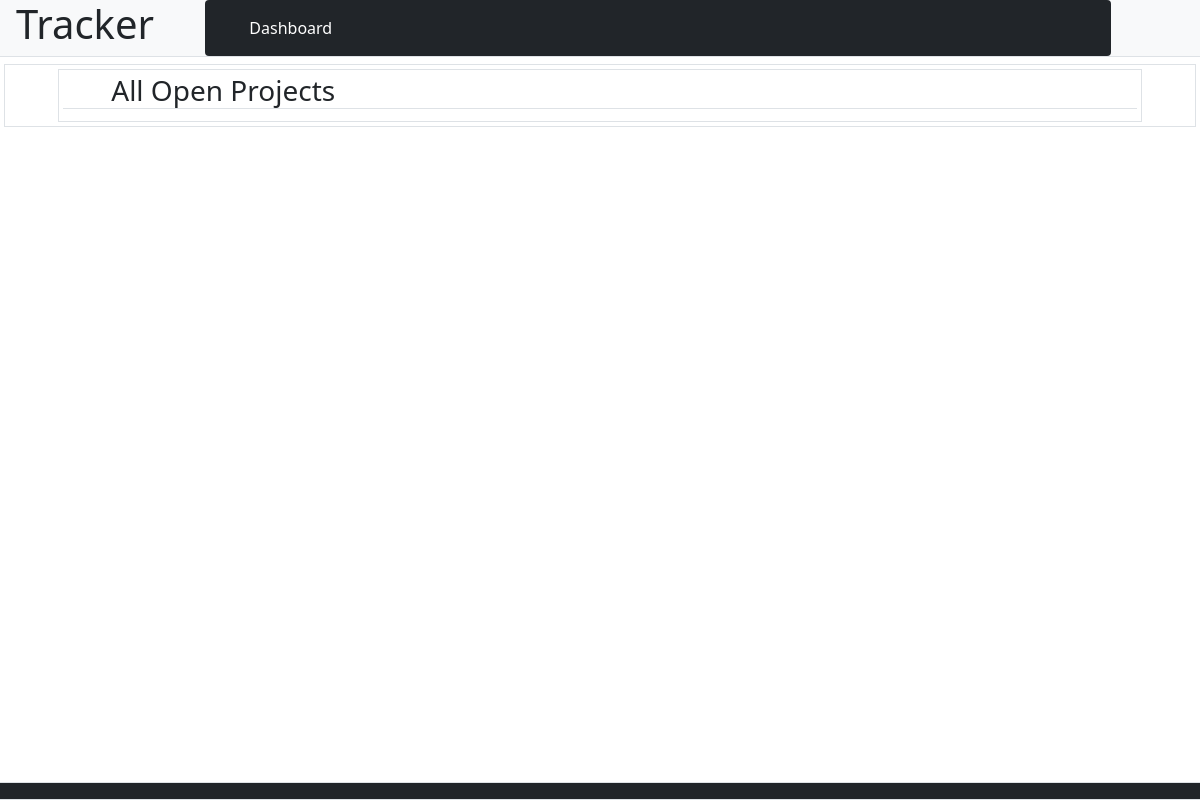
/dashboard/open_tasks (signed in), run on an earlier commit of the app's database.
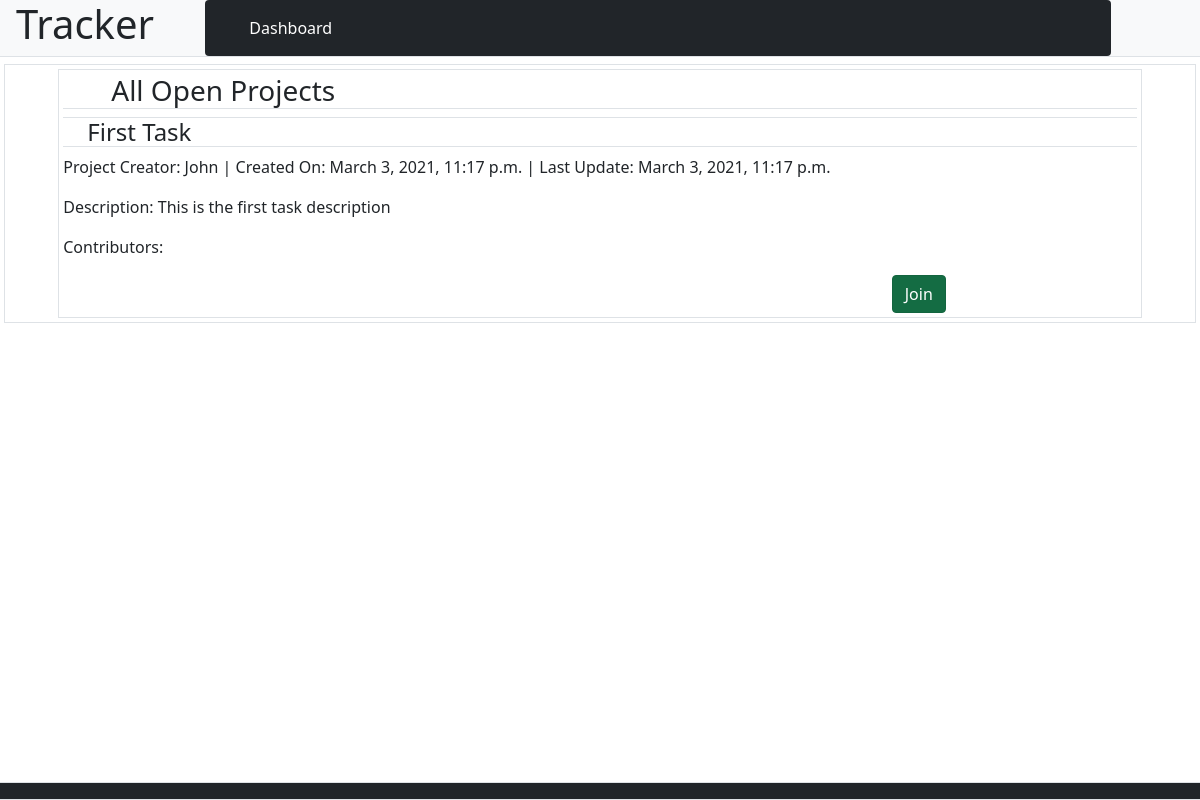
And on a later commit of the database.
### ticket_tracker_app/models.py (models this page shows)
class Task(models.Model):
    name = models.CharField(max_length=510)
    start_date = models.DateTimeField()
    end_date = models.DateTimeField()
    description = models.TextField()
    created_by = models.ForeignKey(User, related_name="created_tasks", on_delete=CASCADE)
    contributors = models.ManyToManyField(User, related_name="con_tasks") # THROUGH CON_APPROVED (Approved =>True Approval_Needed => False)
    created_at = models.DateTimeField(auto_now_add=True)
    updated_at = models.DateTimeField(auto_now=True)

### login_app/models.py (models this page shows)
class User(models.Model):
    first_name = models.CharField(max_length=254)
    last_name = models.CharField(max_length=254)
    birthday = models.DateField()
    email_address = models.CharField(max_length=320)
    password = models.CharField(max_length=60)
    created_at = models.DateTimeField(auto_now_add=True)
    updated_at = models.DateTimeField(auto_now=True)
    objects = UserManager()

### ticket_tracker_app/views.py (the view)
# urls.py: path('open_tasks', views.open_tasks),
def open_tasks(request):
    user = User.objects.get(id = request.session['user_id'])
    not_my_projects = Task.objects.exclude(created_by = user)
    not_my_contributions = Task.objects.exclude(contributors = user)
    context = {
        "user": user,
        "not_my_projects": not_my_projects,
        "not_my_contribs": not_my_contributions
    }
    return render(request, "open_projects.html", context)

### ticket_tracker_app/templates/open_projects.html (shortened to what this page needs)
<!DOCTYPE html>
<html lang="en">
<head>
    <link href="https://cdn.jsdelivr.net/npm/bootstrap@5.0.0-beta2/dist/css/bootstrap.min.css" rel="stylesheet">
</head>
<body>
    <header class="row align-items-start bg-light border-bottom mb-2 mt-0 ps-3 fixed-top">
        <h1 class="col-2">Tracker</h1>
        <nav class="col-9 navbar navbar-expand-lg navbar-dark bg-dark rounded">
            <div class="container-fluid">
                <div class="collapse navbar-collapse" id="navbarNavDropdown">
                    <ul class="navbar-nav">
                        <li class="nav-item">
                            <a class="nav-link active" aria-current="page" href="/dashboard">Dashboard</a>
                        </li>
                    </ul>
                </div>
            </div>
            </nav>
    </header>
    <main class="container-fluid p-1" style="margin-top: 60px;">
        <div class="row-10 border d-flex justify-content-center p-1">
            <div class="col-11 border p-1">
                <h3 class="border-bottom ps-5">All Open Projects</h3>
                {% for project in not_my_projects %}
                {% if project in not_my_contribs %}
                <div class="row-11 border-top mt-2">
                    <h4 class="border-bottom ps-4">{{project.name}}</h4>
                </div>
                <div class="row">
                    <p>
                        Project Creator: {{ project.created_by.first_name }}    |
                        Created On: {{ project.created_at }}    |
                        Last Update: {{project.updated_at}}
                    </p>
                </div>
                <div class="row">
                    <p>
                        Description: {{ project.description }}
                    </p>
                </div>
                <div class="row d-flex">
                    <div class="col-1">
                        <p>Contributors:</p>
                    </div>
                    <div class="col-7">
                    </div>
                    <div class="container col-8">
                        <div class="row-1 d-flex justify-content-end">
                            <a href="/tasks/{{project.id}}/add_contributor" class="btn btn-success active me-2" role="button" aria-pressed="true">Join</a>
                        </div>
                    </div>
                </div>
                {% endif %}
                {% endfor %}
            </div>
        </div>
    </main>
    <footer class="row align-items-start border fixed-bottom">
        <div class="col navbar navbar-expand-lg navbar-dark bg-dark rounded"></div>
    </footer>
</body>
</html>

What changed in the data, as far as the page shows it:
added Task: name "First Task", created_by.first_name "John", created_at "March 3, 2021, 11:17 p.m.", updated_at "March 3, 2021, 11:17 p.m.", description "This is the first task description"
